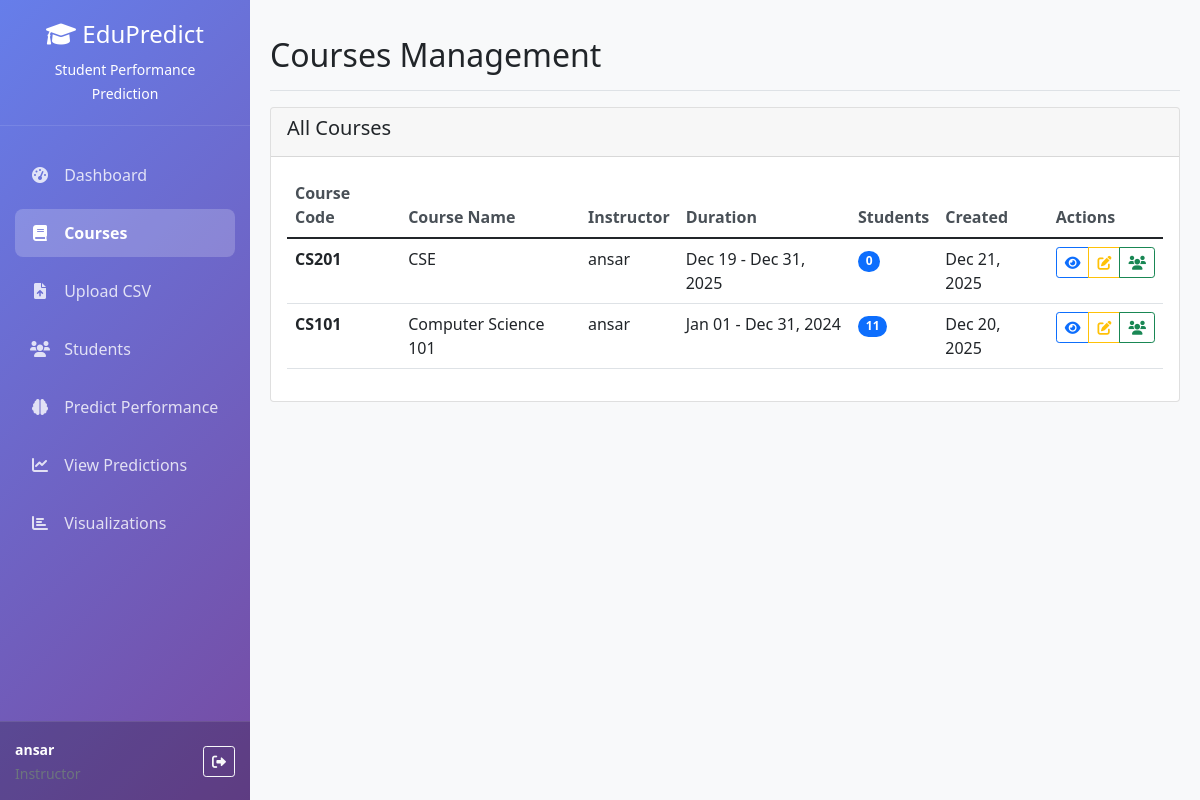
The app's page /courses/ (signed in) with its own data.
### performance_app/models.py (models this page shows, shortened)
class UserProfile(models.Model):
    ROLE_CHOICES = [
        ('admin', 'Administrator'),
        ('instructor', 'Instructor'),
        ('student', 'Student'),
    ]
    user = models.OneToOneField(User, on_delete=models.CASCADE)
    role = models.CharField(max_length=20, choices=ROLE_CHOICES, default='instructor')
    institution = models.CharField(max_length=100, blank=True)
    phone = models.CharField(max_length=15, blank=True)
    created_at = models.DateTimeField(auto_now_add=True)
    updated_at = models.DateTimeField(auto_now=True)

class Course(models.Model):
    course_id = models.CharField(max_length=20, unique=True)
    course_name = models.CharField(max_length=200)
    instructor = models.ForeignKey(User, on_delete=models.CASCADE, related_name='courses')
    description = models.TextField(blank=True)
    start_date = models.DateField()
    end_date = models.DateField()
    created_at = models.DateTimeField(auto_now_add=True)
    class Meta:
        ordering = ['-created_at']

### performance_app/views.py (the view)
# urls.py: path('courses/', views.courses_list, name='courses_list'),
@login_required
def courses_list(request):
    user_profile = UserProfile.objects.get(user=request.user)
    if user_profile.role == 'instructor':
        courses = Course.objects.filter(instructor=request.user)
    else:
        courses = Course.objects.all()
    context = {
        'courses': courses,
        'user_profile': user_profile,
    }
    return render(request, 'performance_app/courses_list.html', context)

### performance_app/templates/performance_app/courses_list.html (shortened to what this page needs)
{% extends 'performance_app/base.html' %}
{% block header %}Courses Management{% endblock %}
{% block content %}
<div class="row mb-4">
    <div class="col-12">
        <div class="card">
            <div class="card-header d-flex justify-content-between align-items-center">
                <h5>All Courses</h5>
            </div>
            <div class="card-body">
                <div class="table-responsive">
                    <table class="table table-hover">
                        <thead>
                            <tr>
                                <th>Course Code</th>
                                <th>Course Name</th>
                                <th>Instructor</th>
                                <th>Duration</th>
                                <th>Students</th>
                                <th>Created</th>
                                <th>Actions</th>
                            </tr>
                        </thead>
                        <tbody>
                            {% for course in courses %}
                            <tr>
                                <td><strong>{{ course.course_id }}</strong></td>
                                <td>{{ course.course_name }}</td>
                                <td>{{ course.instructor.username }}</td>
                                <td>
                                    {{ course.start_date|date:"M d" }} - {{ course.end_date|date:"M d, Y" }}
                                </td>
                                <td>
                                    <span class="badge bg-primary rounded-pill">
                                        {{ course.students.count }}
                                    </span>
                                </td>
                                <td>{{ course.created_at|date:"M d, Y" }}</td>
                                <td>
                                    <div class="btn-group btn-group-sm">
                                        <a href="#" class="btn btn-outline-primary" title="View">
                                            <i class="fas fa-eye"></i>
                                        </a>
                                        <a href="#" class="btn btn-outline-warning" title="Edit">
                                            <i class="fas fa-edit"></i>
                                        </a>
                                        <a href="{% url 'students_list' %}?course={{ course.id }}"
                                           class="btn btn-outline-success" title="View Students">
                                            <i class="fas fa-users"></i>
                                        </a>
                                    </div>
                                </td>
                            </tr>
                            {% endfor %}
                        </tbody>
                    </table>
                </div>
            </div>
        </div>
    </div>
</div>
{% endblock %}

### performance_app/templates/performance_app/base.html (shortened to what this page needs)
<!DOCTYPE html>
<html lang="en">
<head>
    <link href="https://cdn.jsdelivr.net/npm/bootstrap@5.1.3/dist/css/bootstrap.min.css" rel="stylesheet">
    <link rel="stylesheet" href="https://cdnjs.cloudflare.com/ajax/libs/font-awesome/6.0.0/css/all.min.css">
</head>
<body>
    {% if user.is_authenticated %}
    <nav class="sidebar">
        <div class="sidebar-inner">
            <div class="sidebar-header">
                <h4><i class="fas fa-graduation-cap"></i> EduPredict</h4>
                <small>Student Performance Prediction</small>
            </div>
            <div class="sidebar-nav">
                <ul class="nav flex-column">
                    <li class="nav-item">
                        <a class="nav-link {% if request.resolver_match.url_name == 'dashboard' %}active{% endif %}"
                           href="{% url 'dashboard' %}">
                            <i class="fas fa-tachometer-alt"></i> Dashboard
                        </a>
                    </li>
                    <li class="nav-item">
                        <a class="nav-link {% if request.resolver_match.url_name in 'courses_list,add_course' %}active{% endif %}"
                           href="{% url 'courses_list' %}">
                            <i class="fas fa-book"></i> Courses
                        </a>
                    </li>
                    <li class="nav-item">
                        <a class="nav-link {% if request.resolver_match.url_name == 'upload_csv' %}active{% endif %}"
                           href="{% url 'upload_csv' %}">
                            <i class="fas fa-file-upload"></i> Upload CSV
                        </a>
                    </li>
                    <li class="nav-item">
                        <a class="nav-link {% if request.resolver_match.url_name in 'students_list,add_student,student_detail' %}active{% endif %}"
                           href="{% url 'students_list' %}">
                            <i class="fas fa-users"></i> Students
                        </a>
                    </li>
                    <li class="nav-item">
                        <a class="nav-link {% if request.resolver_match.url_name == 'predict_performance' %}active{% endif %}"
                           href="{% url 'predict_performance' %}">
                            <i class="fas fa-brain"></i> Predict Performance
                        </a>
                    </li>
                    <li class="nav-item">
                        <a class="nav-link {% if request.resolver_match.url_name == 'predictions_view' %}active{% endif %}"
                           href="{% url 'predictions_view' %}">
                            <i class="fas fa-chart-line"></i> View Predictions
                        </a>
                    </li>
                    <li class="nav-item">
                        <a class="nav-link {% if request.resolver_match.url_name == 'visualize_data' %}active{% endif %}"
                           href="{% url 'visualize_data' %}">
                            <i class="fas fa-chart-bar"></i> Visualizations
                        </a>
                    </li>
                </ul>
            </div>
            <div class="sidebar-footer">
                <div class="d-flex align-items-center justify-content-between">
                    <div>
                        <small><strong>{{ user.username }}</strong></small><br>
                        <small class="text-muted">
                            {% if user_profile %}
                                {{ user_profile.role|title }}
                            {% else %}
                                User
                            {% endif %}
                        </small>
                    </div>
                    <a href="{% url 'logout' %}" class="btn btn-sm btn-outline-light" title="Logout">
                        <i class="fas fa-sign-out-alt"></i>
                    </a>
                </div>
            </div>
        </div>
    </nav>
    <main class="main-content">
        <div class="d-flex justify-content-between flex-wrap flex-md-nowrap align-items-center pt-3 pb-2 mb-3 border-bottom">
            <h1 class="h2">{% block header %}{% endblock %}</h1>
        </div>
        {% block content %}{% endblock %}
    </main>
    {% else %}
        {% block auth_content %}{% endblock %}
    {% endif %}
</body>
</html>

### performance_app/templates/performance_app/base.html (style rules this page uses)
.sidebar { position: fixed; top: 0; left: 0; width: 250px; height: 100vh; background: linear-gradient(135deg, #667eea 0%, #764ba2 100%); color: white; overflow-y: auto; z-index: 1000; padding: 0; }
.sidebar-inner { display: flex; flex-direction: column; height: 100vh; padding: 0; }
.main-content { margin-left: 250px; padding: 20px; min-height: 100vh; background-color: #f8f9fa; }
.sidebar-header { padding: 20px; text-align: center; border-bottom: 1px solid rgba(255, 255, 255, 0.1); }
.sidebar-nav { flex: 1; padding: 20px 15px; }
.sidebar-footer { padding: 15px; background: rgba(0, 0, 0, 0.2); border-top: 1px solid rgba(255, 255, 255, 0.1); margin-top: auto; }
.sidebar .nav-link { color: rgba(255, 255, 255, 0.8); padding: 12px 15px; margin: 5px 0; border-radius: 8px; transition: all 0.3s ease; }
.sidebar .nav-link.active { color: white; background: rgba(255, 255, 255, 0.2); font-weight: 600; }
.sidebar .nav-link i { width: 20px; text-align: center; margin-right: 10px; }
.table th { border-top: none; font-weight: 600; color: #495057; }

### records on screen
UserProfile: role "Instructor"
Course: course_id "CS201", course_name "CSE", instructor.username "ansar", start_date "Dec 19", end_date "Dec 31, 2025", students.count "0", created_at "Dec 21, 2025"
Course: course_id "CS101", course_name "Computer Science 101", instructor.username "ansar", start_date "Jan 01", end_date "Dec 31, 2024", students.count "11", created_at "Dec 20, 2025"

### other values on screen
{{ user.username }} "ansar"
